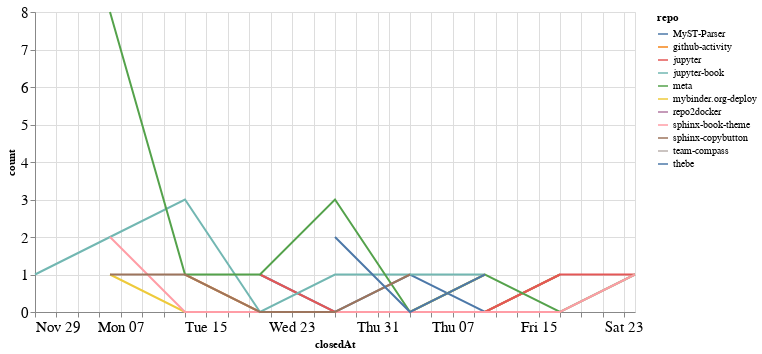

Source (notebook cell):
### Code cell
closed_by_time = closed_by.groupby('repo').resample('W', on='closedAt').count()['author'].reset_index()
closed_by_time = closed_by_time.rename(columns={'author': 'count'})

alt.Chart(closed_by_time, width=600).mark_line().encode(
    x='closedAt',
    y='count',
    color='repo',
    tooltip="repo"
)

### Figure 1 — Vega-Lite specification as saved in the notebook (floating-point values rounded to 4 significant figures)
{"config": {"axisLeft": {"labelFontSize": 15}, "axisBottom": {"labelFontSize": 15}}, "data": {"name": "data-58f222b3ea39f1d7fe2e6f76cc0125e6"}, "mark": "line", "encoding": {"color": {"type": "nominal", "field": "repo"}, "tooltip": {"type": "nominal", "field": "repo"}, "x": {"type": "temporal", "field": "closedAt"}, "y": {"type": "quantitative", "field": "count"}}, "width": 600, "$schema": "https://vega.github.io/schema/vega-lite/v4.8.1.json", "datasets": {"data-58f222b3ea39f1d7fe2e6f76cc0125e6": [{"repo": "MyST-Parser", "closedAt": "2020-12-20T00:00:00", "count": 1}, {"repo": "MyST-Parser", "closedAt": "2020-12-27T00:00:00", "count": 0}, {"repo": "MyST-Parser", "closedAt": "2021-01-03T00:00:00", "count": 1}, {"repo": "MyST-Parser", "closedAt": "2021-01-10T00:00:00", "count": 0}, {"repo": "MyST-Parser", "closedAt": "2021-01-17T00:00:00", "count": 1}, {"repo": "github-activity", "closedAt": "2020-12-13T00:00:00", "count": 1}, {"repo": "github-activity", "closedAt": "2020-12-20T00:00:00", "count": 0}, {"repo": "github-activity", "closedAt": "2020-12-27T00:00:00", "count": 0}, {"repo": "github-activity", "closedAt": "2021-01-03T00:00:00", "count": 0}, {"repo": "github-activity", "closedAt": "2021-01-10T00:00:00", "count": 0}, {"repo": "github-activity", "closedAt": "2021-01-17T00:00:00", "count": 1}, {"repo": "jupyter", "closedAt": "2020-12-20T00:00:00", "count": 1}, {"repo": "jupyter", "closedAt": "2020-12-27T00:00:00", "count": 0}, {"repo": "jupyter", "closedAt": "2021-01-03T00:00:00", "count": 0}, {"repo": "jupyter", "closedAt": "2021-01-10T00:00:00", "count": 0}, {"repo": "jupyter", "closedAt": "2021-01-17T00:00:00", "count": 1}, {"repo": "jupyter", "closedAt": "2021-01-24T00:00:00", "count": 1}, {"repo": "jupyter-book", "closedAt": "2020-11-29T00:00:00", "count": 1}, {"repo": "jupyter-book", "closedAt": "2020-12-06T00:00:00", "count": 2}, {"repo": "jupyter-book", "closedAt": "2020-12-13T00:00:00", "count": 3}, {"repo": "jupyter-book", "closedAt": "2020-12-20T00:00:00", "count": 0}, {"repo": "jupyter-book", "closedAt": "2020-12-27T00:00:00", "count": 1}, {"repo": "jupyter-book", "closedAt": "2021-01-03T00:00:00", "count": 1}, {"repo": "jupyter-book", "closedAt": "2021-01-10T00:00:00", "count": 1}, {"repo": "meta", "closedAt": "2020-12-06T00:00:00", "count": 8}, {"repo": "meta", "closedAt": "2020-12-13T00:00:00", "count": 1}, {"repo": "meta", "closedAt": "2020-12-20T00:00:00", "count": 1}, {"repo": "meta", "closedAt": "2020-12-27T00:00:00", "count": 3}, {"repo": "meta", "closedAt": "2021-01-03T00:00:00", "count": 0}, {"repo": "meta", "closedAt": "2021-01-10T00:00:00", "count": 1}, {"repo": "meta", "closedAt": "2021-01-17T00:00:00", "count": 0}, {"repo": "meta", "closedAt": "2021-01-24T00:00:00", "count": 1}, {"repo": "mybinder.org-deploy", "closedAt": "2020-12-06T00:00:00", "count": 1}, {"repo": "mybinder.org-deploy", "closedAt": "2020-12-13T00:00:00", "count": 0}, {"repo": "mybinder.org-deploy", "closedAt": "2020-12-20T00:00:00", "count": 0}, {"repo": "mybinder.org-deploy", "closedAt": "2020-12-27T00:00:00", "count": 0}, {"repo": "mybinder.org-deploy", "closedAt": "2021-01-03T00:00:00", "count": 0}, {"repo": "mybinder.org-deploy", "closedAt": "2021-01-10T00:00:00", "count": 1}, {"repo": "repo2docker", "closedAt": "2021-01-24T00:00:00", "count": 1}, {"repo": "sphinx-book-theme", "closedAt": "2020-12-06T00:00:00", "count": 2}, {"repo": "sphinx-book-theme", "closedAt": "2020-12-13T00:00:00", "count": 0}, {"repo": "sphinx-book-theme", "closedAt": "2020-12-20T00:00:00", "count": 0}, {"repo": "sphinx-book-theme", "closedAt": "2020-12-27T00:00:00", "count": 0}, {"repo": "sphinx-book-theme", "closedAt": "2021-01-03T00:00:00", "count": 0}, {"repo": "sphinx-book-theme", "closedAt": "2021-01-10T00:00:00", "count": 0}, {"repo": "sphinx-book-theme", "closedAt": "2021-01-17T00:00:00", "count": 0}, {"repo": "sphinx-book-theme", "closedAt": "2021-01-24T00:00:00", "count": 1}, {"repo": "sphinx-copybutton", "closedAt": "2020-12-06T00:00:00", "count": 1}, {"repo": "sphinx-copybutton", "closedAt": "2020-12-13T00:00:00", "count": 1}, {"repo": "sphinx-copybutton", "closedAt": "2020-12-20T00:00:00", "count": 0}, {"repo": "sphinx-copybutton", "closedAt": "2020-12-27T00:00:00", "count": 0}, {"repo": "sphinx-copybutton", "closedAt": "2021-01-03T00:00:00", "count": 1}, {"repo": "team-compass", "closedAt": "2020-12-20T00:00:00", "count": 1}, {"repo": "thebe", "closedAt": "2020-12-27T00:00:00", "count": 2}, {"repo": "thebe", "closedAt": "2021-01-03T00:00:00", "count": 0}, {"repo": "thebe", "closedAt": "2021-01-10T00:00:00", "count": 1}]}}
